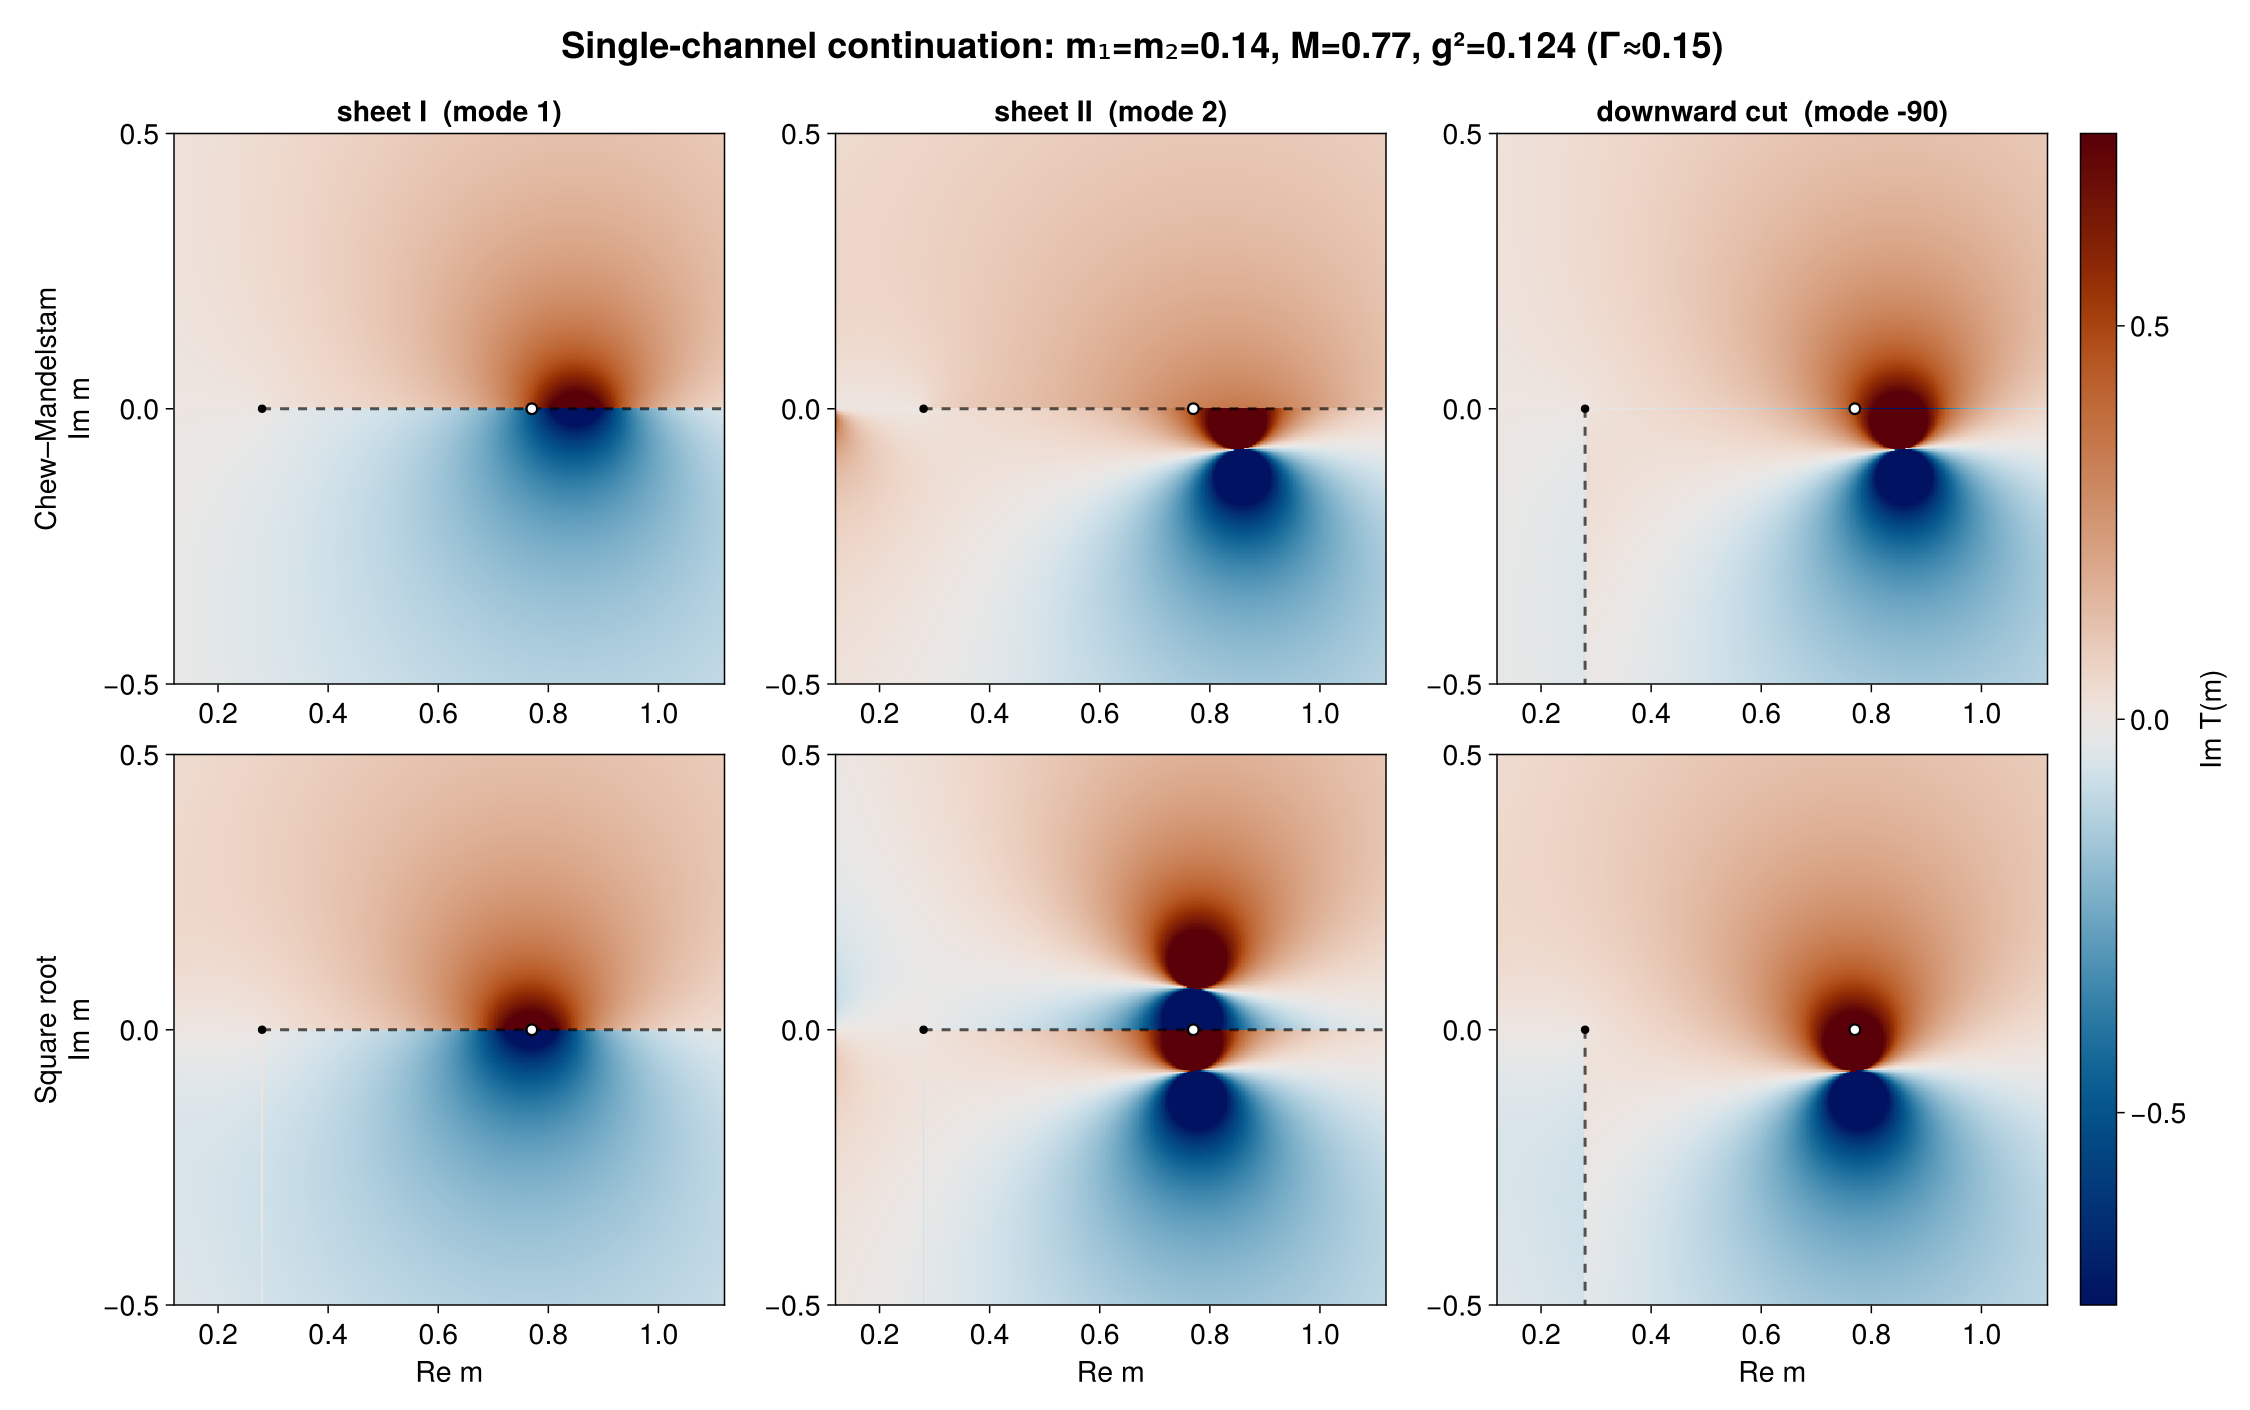

Reproduce this figure in Julia.
using CairoMakie
using ScatteringKMatrix
using StaticArrays

const mπ = 0.14
const resonance_mass = 0.77
const target_width = 0.15

# For T = g²/(M²-m²-g² iρ), the narrow-width estimate is
# Γ ≈ g²ρ(M)/M. This gives a width close to 0.15 for the square-root
# model and provides one common coupling for comparing the two phase spaces.
const ρ_on_shell = imag(iρ(TwoBodyChannel(mπ, mπ), resonance_mass))
const gsq = target_width * resonance_mass / ρ_on_shell
const K = KMatrix([(M=resonance_mass, gs=[sqrt(gsq)])])

const channels = (
    ("Chew–Mandelstam", TwoBodyChewMandelstamChannel(mπ, mπ)),
    ("Square root", TwoBodyChannel(mπ, mπ)),
)
const modes = (("sheet I", 1), ("sheet II", 2), ("downward cut", -90))

const re_m = range(0.12, 1.12; length=401)
const im_m = range(-0.50, 0.50; length=401)

function imaginary_amplitude(channel, mode)
    continued = SVector(ContinuationChannel(channel, mode))
    amplitude_model = TMatrix(K, continued)
    return [
        imag(amplitude(amplitude_model, complex(x, y))[1, 1])
        for x in re_m, y in im_m
    ]
end

values = [imaginary_amplitude(channel, mode) for (_, channel) in channels, (_, mode) in modes]
finite_values = filter(isfinite, reduce(vcat, vec.(values)))
sorted_magnitudes = sort!(abs.(finite_values))
color_limit = sorted_magnitudes[round(Int, 0.985 * length(sorted_magnitudes))]

set_theme!(Theme(
    fontsize=19,
    Axis=(
        backgroundcolor=:transparent,
        xgridvisible=false,
        ygridvisible=false,
    ),
))

figure = Figure(size=(1500, 940), backgroundcolor=:white)
plots = Matrix{Any}(undef, length(channels), length(modes))

for (row, (channel_name, _)) in enumerate(channels)
    for (column, (mode_name, mode)) in enumerate(modes)
        axis = Axis(
            figure[row, column];
            title=row == 1 ? "$(mode_name)  (mode $(mode))" : "",
            xlabel=row == length(channels) ? "Re m" : "",
            ylabel=column == 1 ? "$(channel_name)\nIm m" : "",
            aspect=DataAspect(),
        )
        plots[row, column] = heatmap!(
            axis,
            re_m,
            im_m,
            values[row, column];
            colormap=:vik,
            colorrange=(-color_limit, color_limit),
            rasterize=true,
        )

        threshold_mass = 2mπ
        if mode in (1, 2)
            lines!(axis, [threshold_mass, last(re_m)], [0, 0]; color=(:black, 0.65), linestyle=:dash, linewidth=2)
        else
            lines!(axis, [threshold_mass, threshold_mass], [0, first(im_m)]; color=(:black, 0.65), linestyle=:dash, linewidth=2)
        end
        scatter!(axis, [threshold_mass], [0]; color=:black, markersize=8)
        scatter!(axis, [resonance_mass], [0]; color=:white, strokecolor=:black, strokewidth=1.5, markersize=10)
        xlims!(axis, extrema(re_m))
        ylims!(axis, extrema(im_m))
    end
end

Colorbar(
    figure[:, end + 1],
    plots[1, 1];
    label="Im T(m)",
    width=24,
)
Label(
    figure[0, :],
    "Single-channel continuation: m₁=m₂=$(mπ), M=$(resonance_mass), " *
    "g²=$(round(gsq; digits=3)) (Γ≈$(target_width))";
    fontsize=24,
    font=:bold,
)

output = joinpath(@__DIR__, "continuation_heatmaps.png")
save(output, figure; px_per_unit=1.5)
println("saved $(output); g²=$(gsq), color limit=$(color_limit)")
